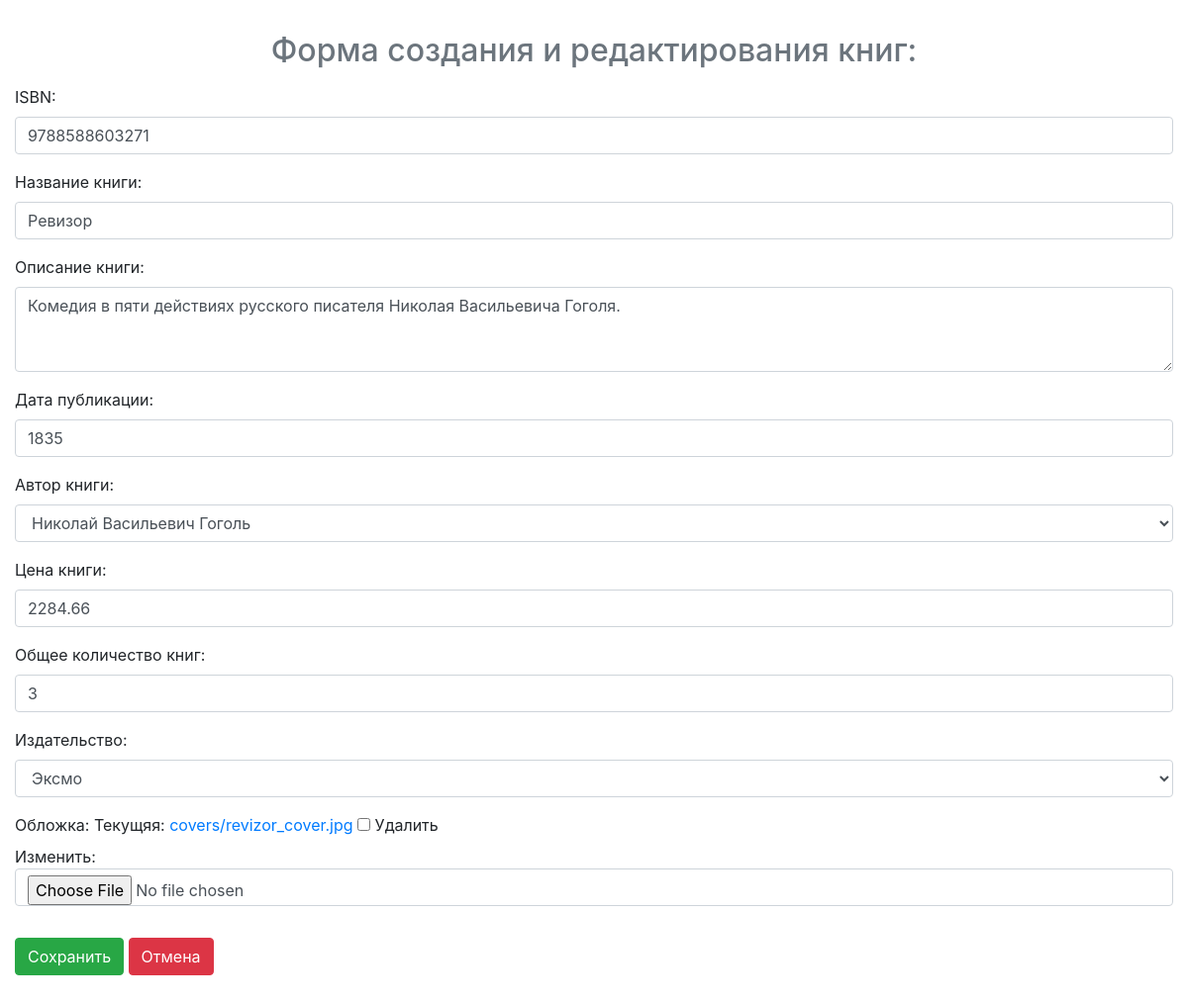
The page /update1 on the database its author committed.
### p_library/models.py (models this page shows, shortened)
class Book(models.Model):
    ISBN = models.CharField(max_length=13)
    title = models.TextField()
    description = models.TextField()
    year_release = models.SmallIntegerField()
    author = models.ForeignKey(
        Author,
        on_delete=models.CASCADE
        )
    copy_count = models.SmallIntegerField(default=1)
    price = models.DecimalField(max_digits=6, decimal_places=2)
    publisher = models.ForeignKey(
        Publisher,
        on_delete=models.CASCADE,
        null=True,
        blank=True,
        related_name='books'
        )
    friend = models.ManyToManyField(
        Friend,
        blank=True,
        related_name='friends'
        )
    borrowed_book_count = models.SmallIntegerField(default=0)
    cover = models.ImageField(
        verbose_name='Обложка',
        upload_to='covers',
        blank=True
        )

### p_library/views.py (the view)
# urls.py: path("update<int:pk>", views.BookUpdate.as_view(), name="book_update"),
class BookUpdate(UpdateView):
    model = Book
    form_class = BookForm
    success_url = reverse_lazy('p_library:book_list')
    template_name = 'book_edit.html'

### p_library/models.py (called while the page is built)
    def __str__(self):
        return self.full_name

    def __str__(self):
        return self.name

### templates/book_edit.html (shortened to what this page needs)
{% extends 'base.html' %}
{% block title_h2 %}Форма создания и редактирования книг:{% endblock %}
{% block content %}
    <form enctype="multipart/form-data" method="post">
        {{ form.as_p }}
        <input class="btn btn-success my-3" type="submit" value="Сохранить">
        <a class="btn btn-danger my-3" href="{%url 'p_library:book_list'%}">Отмена</a>
    </form>
{% endblock %}

### rows shown on the page
Book: ISBN "9788588603271", title "Ревизор", description "Комедия в пяти действиях русского писателя Николая Васильевича Гоголя.", year_release "1835", author "Николай Васильевич Гоголь", price "2284.66", copy_count "3", publisher "Эксмо"
